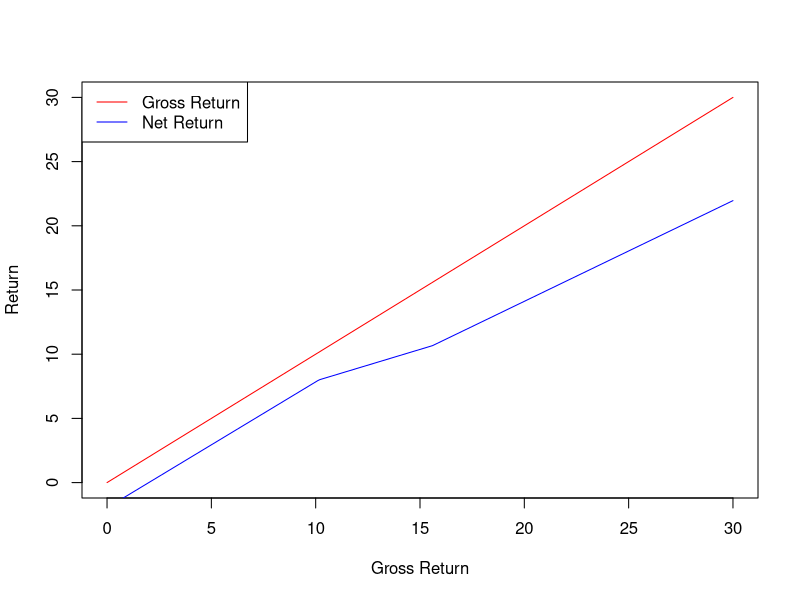
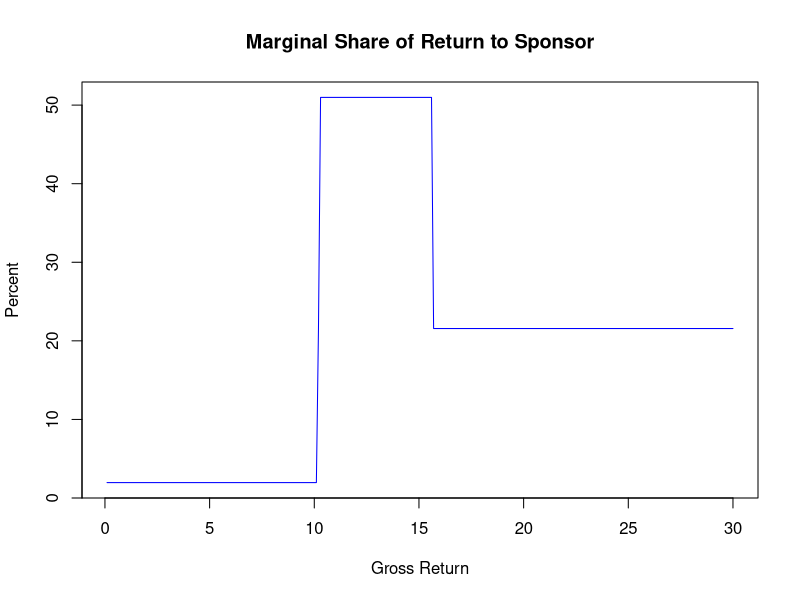
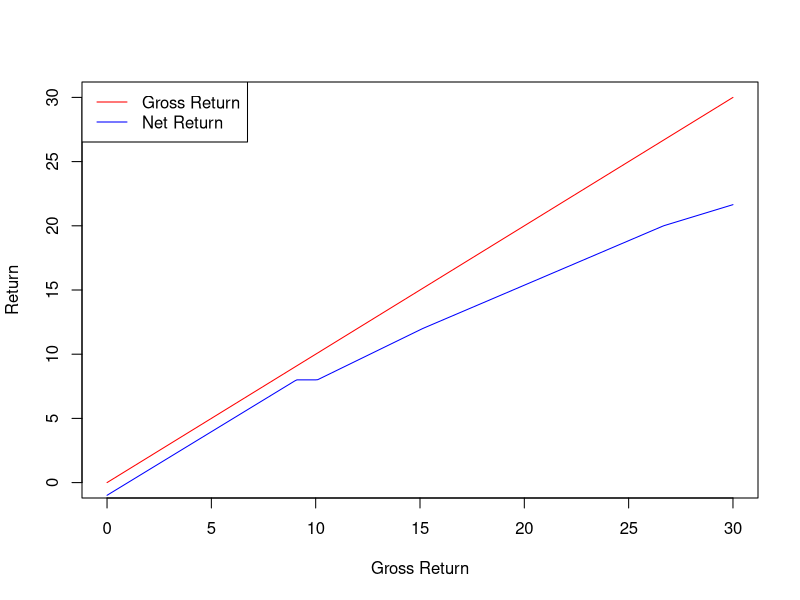
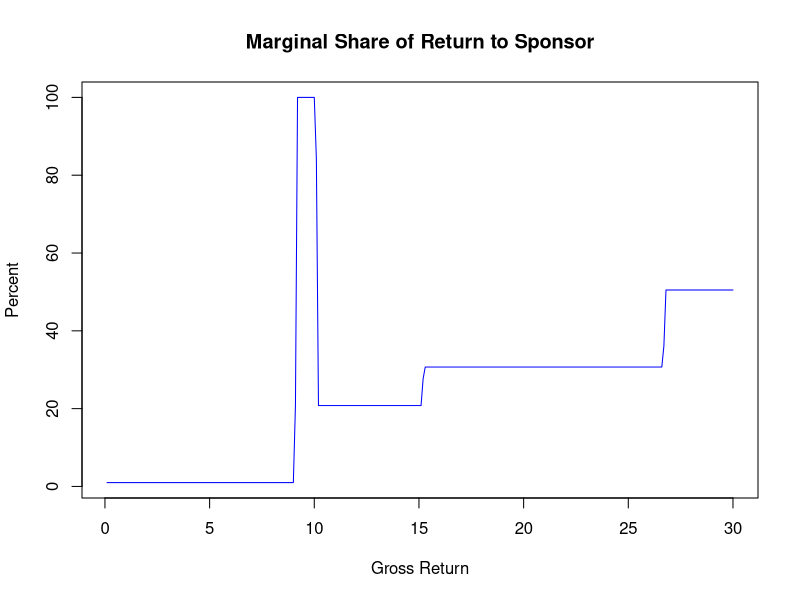
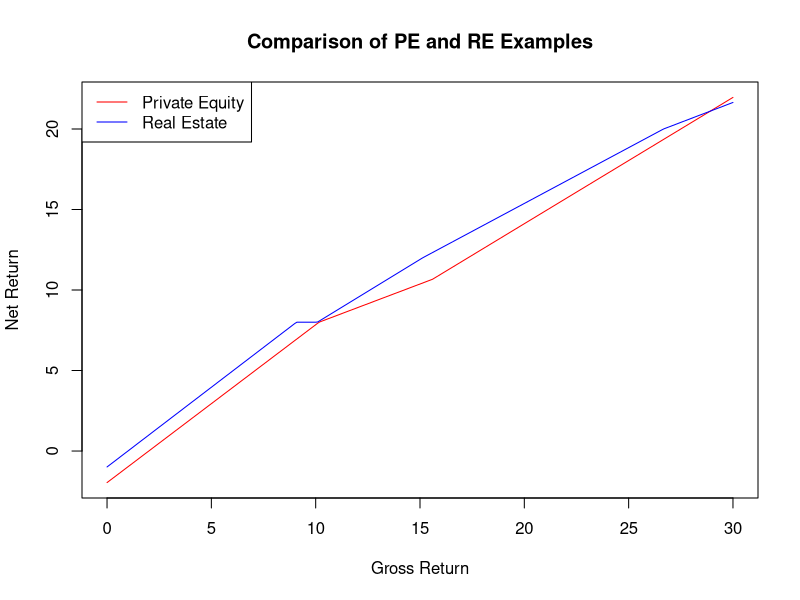

The R source for these figures, in order:
## ---- chunk 1
inv=100
am=2
capital=inv+am
pref=capital*.08
## ---- chunk 2
x=round(.4*pref/.6,2)
## ---- chunk 3
price=130
profit=price-inv
grossroi=round(100*profit/inv,1)
lpshare=.8*(price-capital)
lproi=round(100*lpshare/capital,1)
gpshare=.2*(price-capital)
## ---- chunk 4
reinv=100
ream=1
reamdef=1
capital=101
pref1=.08*capital
pref2=.12*capital
pref3=.2*capital
share1=.2
share2=.3
share3=.5
ret1=round(100*(capital-reinv)/reinv,1)
ret2=round(100*(capital+pref1-reinv)/reinv,1)
netret2=8
ret3a=round(100*(capital+pref1+reamdef-reinv)/reinv,1)
netret3a=8
x1=1.25*(pref2-pref1)
ret3b=round(100*(capital+pref1+reamdef+x1-reinv)/reinv,1)
lp3b=capital+pref1+(.8*x1)
lp3bret=round(100*(lp3b-capital)/capital,1)
gp3=round(.2*x1,2)
x2=round((1/.7)*(pref3-pref2),2)
ret4=round(100*(capital+pref1+reamdef+x1+x2-reinv)/reinv,1)
lp4=round(lp3b+(.7*x2),2)
lp4ret=round(100*(lp4-capital)/capital,1)
gp4=round(gp3+.3*x2,2)
price=130
resid=price-lp4-gp4-reamdef
lp5=round(lp4+.5*resid,2)
gp5=round(gp4+.5*resid,2)
ret5=round(100*(price-reinv)/reinv,2)
lp5ret=round(100*(lp5-capital)/capital,2)
## ---- chunk 5
waterfall=function(dmat,ret,capital=100,invcost=100) {
  am=dmat$am
  pref=dmat$pref
  catchup=dmat$catchup
  carry=dmat$carry
  if(any(1<c(catchup,carry))) stop("catchup and carry must be stated as decimals<1")
  pref=c(pref,100000)
  am=c(am,0)
  stack=vector()
  lpcut=vector()
  typ=vector()
  nlayer=nrow(dmat)
  if(am[1]>0) {
    stack=c(stack,am[1])
    lpcut=c(lpcut,0)
    typ=c(typ,paste("Asset mgmt",0))
  }
  if (capital>0) {
    stack=c(stack,capital)
    lpcut=c(lpcut,1)
    typ=c(typ,paste("Return of Capital"))
  }
  if(pref[1]>0) {
    stack=c(stack,pref[1])
    lpcut=c(lpcut,1)
    typ=c(typ,paste("Preferred Return",1))
  }
  for (j in 1:nlayer) {
    if(am[j+1]>0) {
      stack=c(stack,am[j+1])
      lpcut=c(lpcut,0)
      typ=c(typ,paste("Asset Mgmt",j))
    }
    nextpref=pref[j+1]
    lpsofar=sum(stack*lpcut)-capital
    lpshort=nextpref-lpsofar
    cu=catchup[j]
    cy=carry[j]
    catchuplayer=0
    if(cu>cy) {
      catchuplayer=(lpsofar*cy)/(cu-cy)
      if (cu<1) catchuplayer=min(catchuplayer,lpshort/(1-cu))
      stack=c(stack,catchuplayer)
      lpcut=c(lpcut,(1-cu))    
      typ=c(typ,paste("Catchup",j))
    }
    lpsofar=sum(stack*lpcut)-capital
    lpshort=nextpref-lpsofar
    carrylayer=lpshort/(1-cy)
    if(carrylayer>0) {
      stack=c(stack,carrylayer)
      lpcut=c(lpcut,(1-cy))
      typ=c(typ,paste("Carry",j))
    }
  }
  ansmat=matrix(0,nrow=length(stack),ncol=length(ret))
  for (i in 1:length(ret)) {
    ansmat[,i]=wf(stack,ret[i])[-(1+length(stack))]
  }
  ans=list()
  ans$lpshare=matrix(lpcut,nrow=length(stack),ncol=length(ret))*ansmat
  rownames(ans$lpshare)=typ
  ans$gpshare=ansmat-ans$lpshare
  rownames(ans$gpshare)=typ
  ans$grossreturn=100*(ret-invcost)/invcost
  ans$netreturn=100*(colSums(ans$lpshare)-capital)/capital
  ans$stack=stack
  ans$lpcut=lpcut
  return(ans)
}
#given waterfall w in dollars and available cash c, distribute the cash to the waterfall
wf=function(w,c){
  x=c-cumsum(w)
  x[x>0]=0
  x=x+w
  x[x<0]=0
  c(x,c-sum(x))
}
testans=function(ans) {
  (colSums(ans$lpshare))+(colSums(ans$gpshare))
}
## ---- chunk 6
peinv=100
pecap=102
dmat.pe=data.frame(am=0,pref=(.08*pecap),catchup=.5,carry=.2)
ans.pe=waterfall(dmat.pe,ret=seq(100,130,.1),invcost=peinv,capital=pecap)
## ---- chunk 7
plot(ans.pe$grossreturn,ans.pe$grossreturn,type='l',col='red',xlab='Gross Return',ylab='Return')
lines(ans.pe$grossreturn,ans.pe$netreturn,type='l',col='blue')
legend('topleft',legend=c('Gross Return','Net Return'),col=c('red','blue'),lwd=1)
## ---- chunk 8
deltaprofit=diff(ans.pe$grossreturn)
deltagp=diff(ans.pe$grossreturn-ans.pe$netreturn)
gpcut=100*deltagp/deltaprofit
plot(ans.pe$grossreturn[-1],gpcut,
     main=('Marginal Share of Return to Sponsor'),
     xlab='Gross Return',
     ylab='Percent',type='l',col='blue')
## ---- chunk 9
reinv=100
recap=101
dmat.re=data.frame(am=c(0,1,0),pref=c(.08,.12,.20)*recap,catchup=c(0,0,0),carry=c(.2,.3,.5))
ans.re=waterfall(dmat.re,ret=seq(100,130,.1),invcost=reinv,capital=recap)
## ---- chunk 10
plot(ans.re$grossreturn,ans.re$grossreturn,type='l',col='red',xlab='Gross Return',ylab='Return')
lines(ans.re$grossreturn,ans.re$netreturn,type='l',col='blue')
legend('topleft',legend=c('Gross Return','Net Return'),col=c('red','blue'),lwd=1)
## ---- chunk 11
deltaprofit=diff(ans.re$grossreturn)
deltagp=diff(ans.re$grossreturn-ans.re$netreturn)
gpcut=100*deltagp/deltaprofit
plot(ans.re$grossreturn[-1],gpcut,
     main=('Marginal Share of Return to Sponsor'),
     xlab='Gross Return',
     ylab='Percent',type='l',col='blue')
## ---- chunk 12
peg=ans.pe$grossreturn
reg=ans.re$grossreturn
## which gross returns are in both answers?
peind=which(peg %in% reg)
reind=which(reg %in% peg)
plot(peg[peind],ans.pe$netreturn[peind],type='l',col='red',ylab='Net Return',
     xlab='Gross Return',main='Comparison of PE and RE Examples')
lines(peg[peind],ans.re$netreturn[reind],type='l',col='blue')
legend('topleft',legend=c('Private Equity','Real Estate'),col=c('red','blue'),lwd=1)
